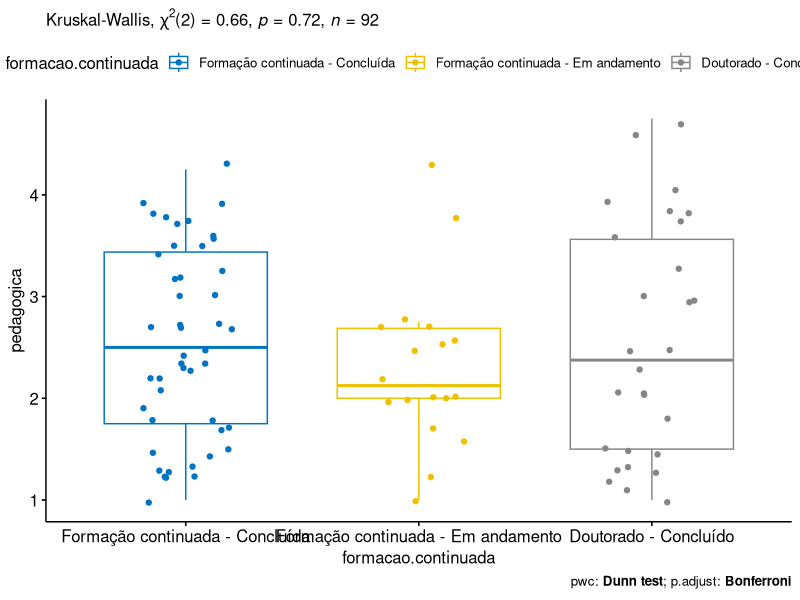

Recreate this plot in R.
# Kruskal–Wallis test `pedagogica` ~ `formacao.continuada`
#
# This file is automatically generate by Shiny-Statistic app (https://statistic.geiser.tech/)
#  
# Shiny-Statistic is distributed in the hope that it will be useful,
# but WITHOUT ANY WARRANTY; without even the implied warranty of
# MERCHANTABILITY or FITNESS FOR A PARTICULAR PURPOSE.  See the
# GNU General Public License for more details.
#
# You should have received a copy of the GNU General Public License.
# If not, see <https://www.gnu.org/licenses/>.
#

wants <- c('ggpubr', 'stats', 'rstatix','dplyr')
has <- wants %in% rownames(installed.packages())
if (any(!has)) install.packages(wants[!has])

library(dplyr)
library(rstatix)
library(ggpubr)
library(stats)

kruskal.plot <- function(dat, dv, iv, kwm, pwc, addParam = c(), step.increase = 0.005) {
  pwc <- tryCatch(add_xy_position(pwc, x = iv, step.increase = step.increase), error = function(e) NULL)
  bxp <- ggboxplot(dat, x = iv, y = dv, color = iv, palette = "jco", add=addParam)
  bxp <- bxp + stat_pvalue_manual(pwc, linetype = c(), hide.ns = T, tip.length = 0)
  bxp <- bxp + labs(subtitle = get_test_label(kwm, detailed = T), caption = get_pwc_label(pwc))
  return(bxp)
}

df2qqs <- function(data, group) {
  data <- as.data.frame(data)
  for (iv in group) {
    if (is.numeric(data[[iv]])) {
      quantiles <- quantile(data[[iv]])
      data[[iv]] <- sapply(data[[iv]], FUN = function(x) {
        if (x <= quantiles[[2]]) "low"
        else if (x >= quantiles[[4]]) "high"
        else "medium"
      })
      data[[iv]] <- factor(data[[iv]], levels=c("low", "medium", "high"))
    }
  }
  return(data)
}

## Initial Data and Preprocessing

dat <- read.csv("kruskal-by-formacao/pedagogica/data.csv")[,c("ID", "formacao.continuada", "pedagogica" )]
dat <- df2qqs(dat, c("formacao.continuada"))
rownames(dat) <- dat[["ID"]]

## Computation Kruskal-Wallis test and Effect Size

(res.kruskal <- kruskal_test(dat, `pedagogica` ~ `formacao.continuada`))
(ezm <- kruskal_effsize(dat, `pedagogica` ~ `formacao.continuada`, ci = TRUE))

## Post-hoc Tests (Pairwise Comparisons)

pwc <- dunn_test(dat, `pedagogica` ~ `formacao.continuada`, detailed=T, p.adjust.method = "bonferroni")
add_significance(pwc)

## Report Kruskal-Wallis test with Plots and Descriptive Statistic

get_summary_stats(group_by(dat, `formacao.continuada`), type ="common")

kruskal.plot(dat, "pedagogica", "formacao.continuada", res.kruskal, pwc, c("jitter"))